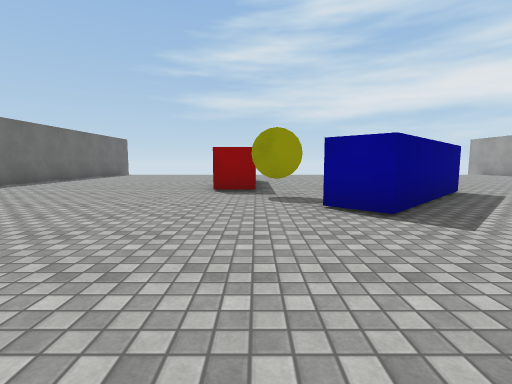
view 1 (above)

20 first-person views from a walk through a scene from a Unity 3-D project. The camera is 1.2 m above the floor, tilts 6° down and sees 85° across. The floor is counted in squares, 1.8 m on a side. Each view is taken from the middle of a square. On the plan, view 1 faces up. The plan holds only what a view shows up to about 9 squares ahead; the rest is blank. The player is left out. Surface patterns are stand-ins for the level's own textures.

view 2
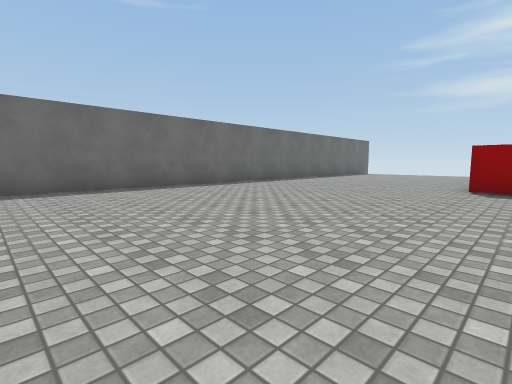

view 3
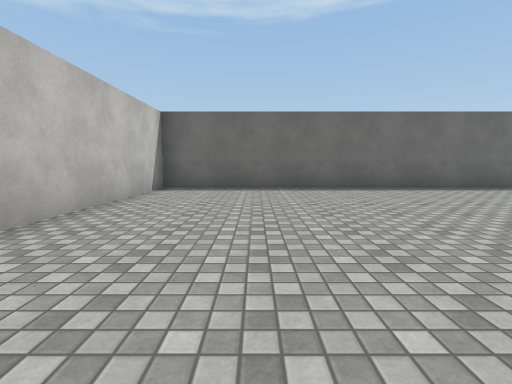

view 4
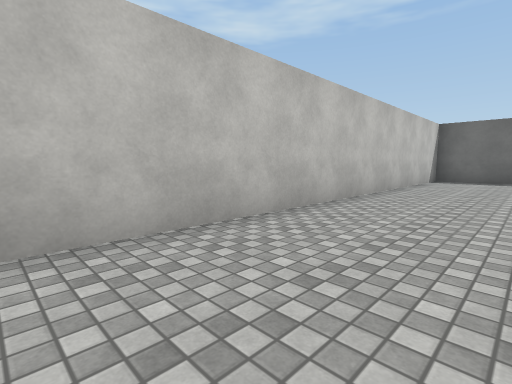

view 5
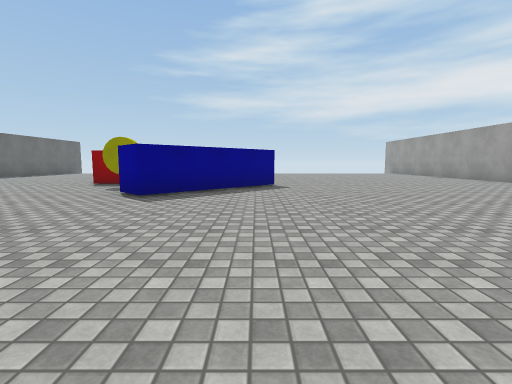

view 6
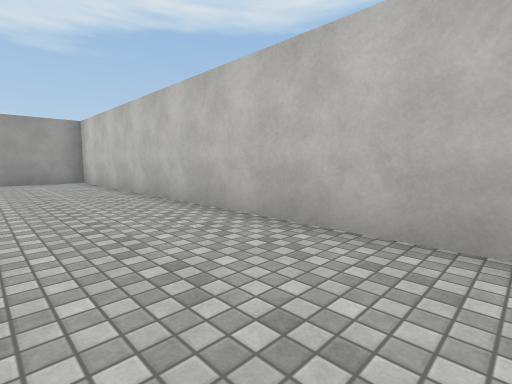

view 7
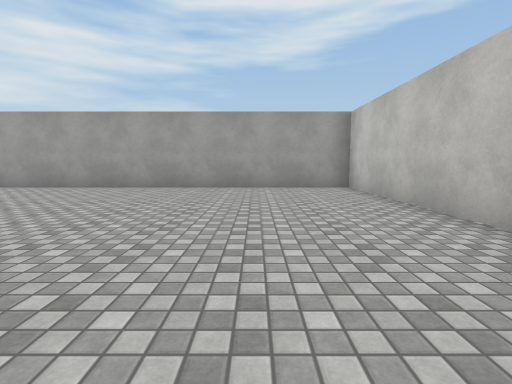

view 8
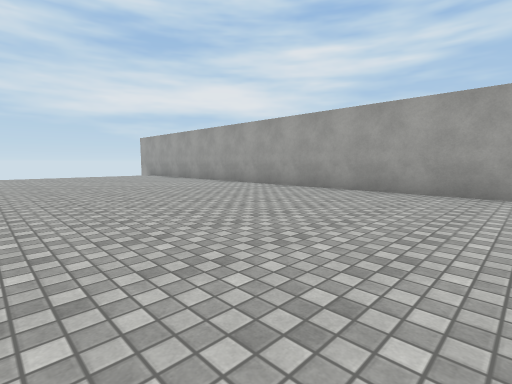

view 9
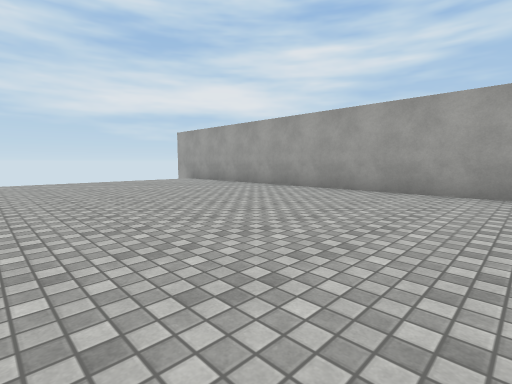

view 10
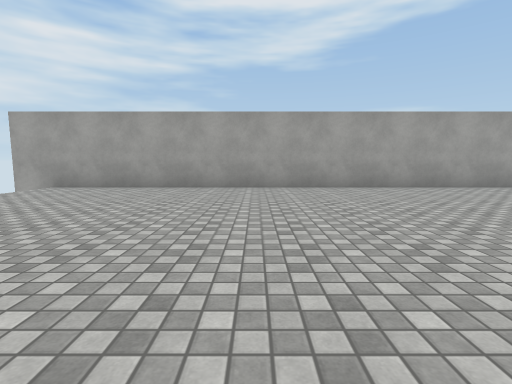

view 11
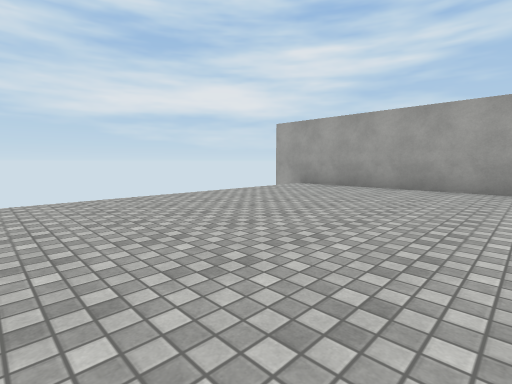

view 12
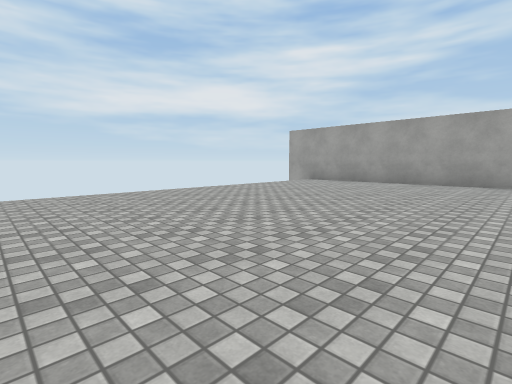

view 13
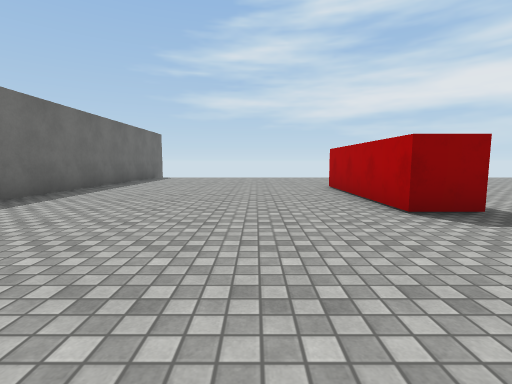

view 14
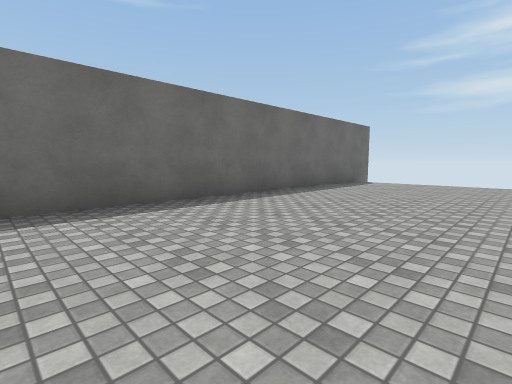

view 15
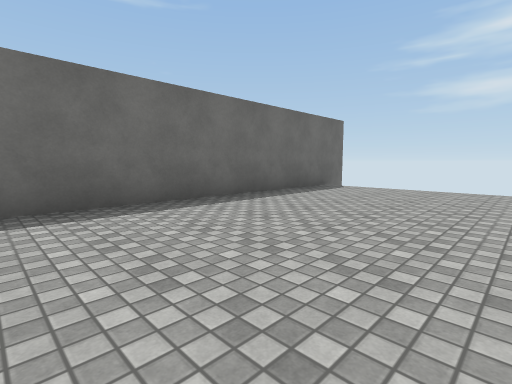

view 16
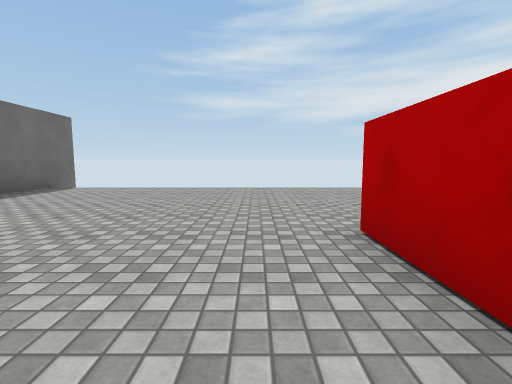

view 17
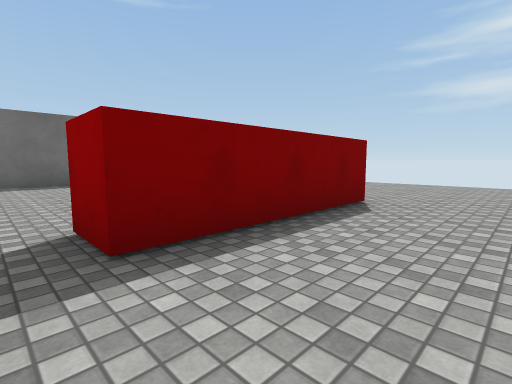

view 18
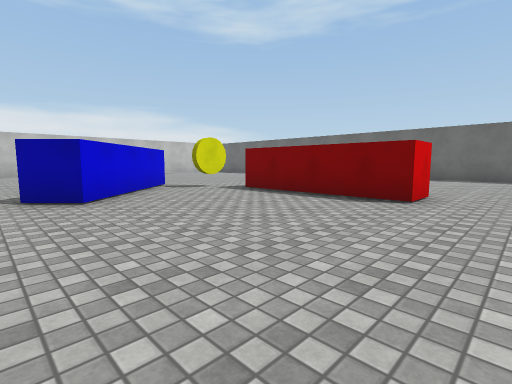

view 19
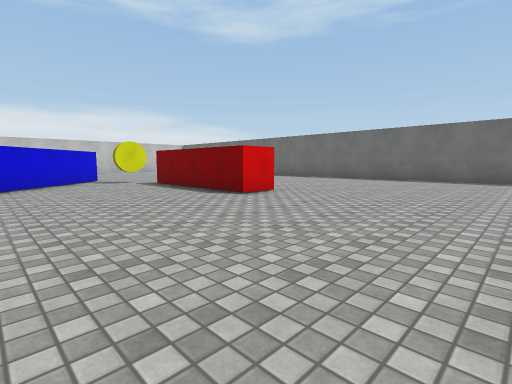

view 20
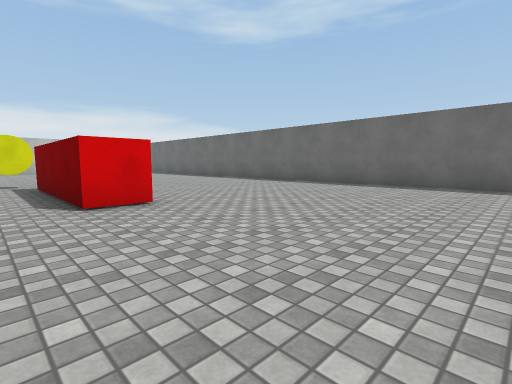

### Floor plan
Points are (right, up) in squares from view 1. A wall is a line through its corners. A room is listed if a view was taken in it or the views show most of it. See-through windows are left out.
Room 1 (views 1, 2, 3, 4, 5, 6, 7, 8, 9, 10, 11, 12, 13, 14, 15, 16, 17, 18, 19, 20)
walls: (3.8, 7) (4.5, 6.2) (1.7, 3.4) (1, 4.1) (3.8, 7); (0, 6.6) (-1, 6.6) (-1, 10.6) (0, 10.6) (0, 6.6); (-7.5, 16.5) (-7.5, -4.5) (12.5, -4.5) (12.5, 16.5)
objects: yellow coin (0, 6)

Where each view was taken, in squares from view 1:
view 1: 0 up, 0 right, facing up
view 2: 1 down, 0 right, facing up-left
view 3: 2 down, 0 right, facing left
view 4: 2 down, 4 right, facing down-left
view 5: 2 down, 4 right, facing up
view 6: 2 down, 2 right, facing down-right
view 7: 2 down, 5 right, facing right
view 8: 1 up, 6 right, facing up-right
view 9: 5 up, 6 right, facing up-right
view 10: 10 up, 5 right, facing right
view 11: 10 up, 5 right, facing up-right
view 12: 9 up, 3 right, facing up-right
view 13: 3 up, 3 left, facing up
view 14: 6 up, 3 left, facing up-left
view 15: 8 up, 3 left, facing up-left
view 16: 8 up, 2 left, facing up
view 17: 6 up, 2 right, facing up-left
view 18: 12 up, 5 right, facing down-left
view 19: 15 up, 4 right, facing down-left
view 20: 15 up, 1 right, facing down-left
